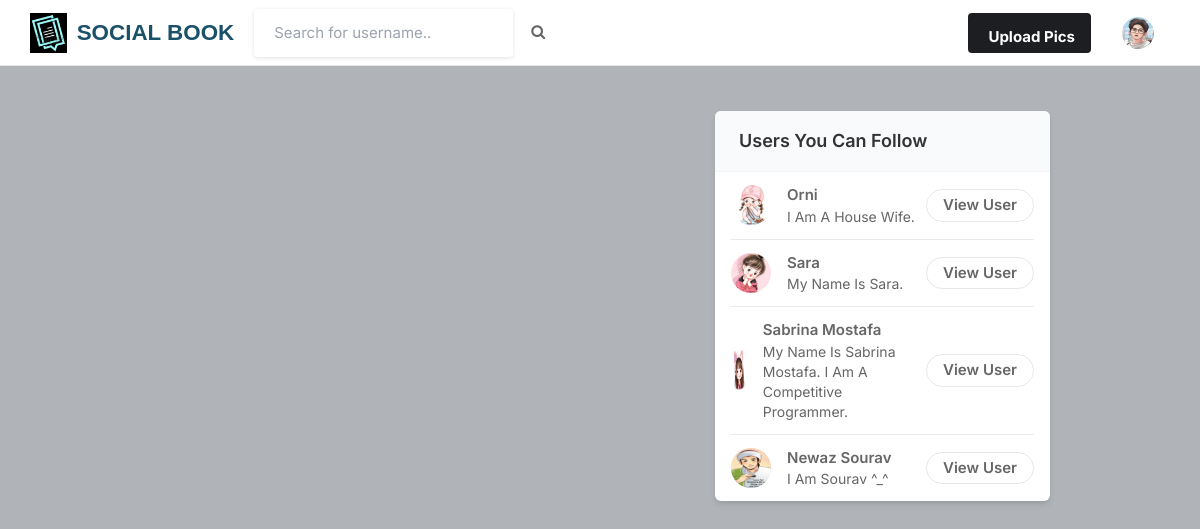
The page / (signed in) on the database its author committed.
### core/models.py (models this page shows, shortened)
class Profile(models.Model):
    user = models.ForeignKey(User, on_delete=models.CASCADE)
    id_user = models.IntegerField()
    bio = models.TextField(blank=True)
    profileimg = models.ImageField(upload_to='profile_images', default='blank-profile-picture.png')
    location = models.CharField(max_length=100, blank=True)

### core/views.py (the view)
# urls.py: path('', views.index, name='index'),
@login_required(login_url='signin')
def index(request):
    user_object = User.objects.get(username=request.user.username)
    user_profile = Profile.objects.get(user=user_object)
    user_following_list = []
    feed = []
    user_following = FollowersCount.objects.filter(follower=request.user.username)
    for users in user_following:
        user_following_list.append(users.user)
    for usernames in user_following_list:
        feed_lists = Post.objects.filter(user=usernames)
        feed.append(feed_lists)
    feed_list = list(chain(*feed))
    all_users = User.objects.all()
    user_following_all = []
    for user in user_following:
        user_list = User.objects.get(username=user.user)
        user_following_all.append(user_list)
    new_suggestions_list = [x for x in list(all_users) if (x not in list(user_following_all))]
    friends_list = [x for x in list(all_users) if (x in list(user_following_all))]
    current_user = User.objects.filter(username=request.user.username)
    final_suggestions_list = [x for x in list(new_suggestions_list) if ( x not in list(current_user))]
    final_friends_list = [x for x in list(friends_list) if ( x not in list(current_user))]
    random.shuffle(final_suggestions_list)
    random.shuffle(final_friends_list)
    username_profile = []
    username_profile_list = []
    for users in final_suggestions_list:
        username_profile.append(users.id)
    for ids in username_profile:
        profile_lists = Profile.objects.filter(id_user=ids)
        username_profile_list.append(profile_lists)
    suggestions_username_profile_list = list(chain(*username_profile_list))
    f_username_profile = []
    f_username_profile_list = []
    for frnds in final_friends_list:
        f_username_profile.append(frnds.id)
    for f_ids in f_username_profile:
        f_profile_lists = Profile.objects.filter(id_user=f_ids)
        f_username_profile_list.append(f_profile_lists)
    friends_username_profile_list = list(chain(*f_username_profile_list))
    return render(request, 'index.html', {'user_profile': user_profile, 'posts':feed_list, 'suggestions_username_profile_list': suggestions_username_profile_list[:4], 'friends' :friends_username_profile_list})

### templates/index.html (shortened to what this page needs)
{% load static %}
<!DOCTYPE html>
<html lang="en">
<head>
    <link rel="stylesheet" href="{% static 'assets/css/icons.css' %}">
    <link rel="stylesheet" href="{% static 'assets/css/uikit.css' %}">
    <link rel="stylesheet" href="{% static 'assets/css/style.css' %}">
    <link rel="stylesheet" href="{% static 'assets/css/tailwind.css' %}">
    <link rel="stylesheet" href="https://cdnjs.cloudflare.com/ajax/libs/font-awesome/4.7.0/css/font-awesome.min.css">
</head>
<body>
            <header>
                <div class="header_inner">
                        <a href="/">
                            <img src="/static/images/sbkLOGO.png" style="padding-right: 10px; height: 40px;">
                        </a>
                        <a href="/">
                            <b><h1 style="text-transform: uppercase; padding-right: 20px;font-size: 1.4rem; color: rgb(27, 80, 105); font-family: Impact, Haettenschweiler, 'Arial Narrow Bold', sans-serif;">Social Book</h1></b>
                        </a>
                    <form action="/search" method="POST">
                    <div class="left-side">
                            <input type="text" name="username" placeholder="Search for username..">&nbsp; &nbsp; &nbsp;
                            <button type="submit"><i class="fa fa-search fa-1x"></i></button>
                    </div>
                    </form>
                    <div class="right-side lg:pr-4">
                        <a href="#"
                            class="bg-pink-500 flex font-bold hidden hover:bg-pink-600 hover:text-white inline-block items-center lg:block max-h-10 mr-4 px-4 py-2 rounded shado text-white">
                              Upload Pics
                        </a>
                        <a href="#">
                            <img src="{{user_profile.profileimg.url}}" class="header-avatar" alt="">
                        </a>
                    </div>
                </div>
            </header>
            <div class="container m-auto">
                <div class="lg:flex justify-center lg:space-x-10 lg:space-y-0 space-y-5">
                    <div class="space-y-5 flex-shrink-0 lg:w-7/12">
                    </div>
                    <div class="lg:w-5/12">
                        <div class="bg-white  shadow-md rounded-md overflow-hidden">
                            <div class="bg-gray-50  border-b border-gray-100 flex items-baseline justify-between py-4 px-6 ">
                                <h2 class="font-semibold text-lg">Users You Can Follow</h2>
                            </div>
                            <div class="divide-gray-300 divide-gray-50 divide-opacity-50 divide-y px-4">
                                {% for suggestion in suggestions_username_profile_list %}
                                <div class="flex items-center justify-between py-3">
                                    <div class="flex flex-1 items-center space-x-4">
                                        <a href="/profile/{{suggestion.user}}">
                                            <img src="{{suggestion.profileimg.url}}" class="bg-gray-200 rounded-full w-10 h-10">
                                        </a>
                                        <div class="flex flex-col">
                                            <span class="block capitalize font-semibold"> {{suggestion.user}} </span>
                                            <span class="block capitalize text-sm"> {{suggestion.bio}} </span>
                                        </div>
                                    </div>
                                    <a href="/profile/{{suggestion.user}}" class="border border-gray-200 font-semibold px-4 py-1 rounded-full hover:bg-pink-600 hover:text-white hover:border-pink-600 "> View User </a>
                                </div>
                                {% endfor %}
                            </div>
                        </div>
                    </div>
                </div>
            </div>
</body>
</html>

### static/assets/css/style.css (style rules this page uses)
body { background-color: #B0B3B8!important; }
button { vertical-align: middle; }
input { height: 48px; line-height: 48px; padding: 0 20px; outline: none; font-size: 15px; color: #808080; max-width: 100%; width: 100%; -webkit-box-sizing: border-box; box-sizing: border-box; display: block; font-weight: 400; opacity: 1; border-radius: 4px; border: none; -webkit-box-shadow: 0 1px 4px 0px rgba(0, 0, 0, 0.12); box-shadow: 0 1px 4px 0px rgba(0, 0, 0, 0.12); }
input[type="text"], input[type="password"], input[type="email"], input[type="number"] { height: 48px; line-height: 48px; padding: 0 20px; outline: none; font-size: 15px; color: #808080; max-width: 100%; width: 100%; -webkit-box-sizing: border-box; box-sizing: border-box; display: block; font-weight: 400; opacity: 1; border-radius: 4px; border: none; -webkit-box-shadow: 0 1px 4px 0px rgba(0, 0, 0, 0.12); box-shadow: 0 1px 4px 0px rgba(0, 0, 0, 0.12); }
input { -webkit-transition: all 0.1s ease-in-out; transition: all 0.1s ease-in-out; }
::placeholder { color: #808080; opacity: 1; }
button { border: none; margin: 0; padding: 0; width: auto; overflow: visible; background: transparent; color: inherit; font: inherit; line-height: normal; cursor: pointer; }
a { color: #be185d; -webkit-transition: 0.3s; transition: 0.3s; outline: none !important; }
button { outline: none !important; }
img { max-width: 100%; }
body { color: #666; font-size: 15px; line-height: 27px; background-color: #f0f2f5; font-family: "Inter", sans-serif; text-transform: none; }
h1, h2, h3, h4, h5, h6 { font-family: "Inter", sans-serif; text-transform: none; }
input[type="text"], input[type="password"], input[type="email"] { font-family: "Inter", sans-serif; text-transform: none; }
button, body .pac-container { font-family: "Inter", sans-serif; text-transform: none; }
h1, h2, h3, h4, h5, h6 { color: #333; font-weight: 500; margin: 0; padding: 0; }
h1 { font-size: 32px; }
h2 { font-size: 26px; }
b, strong { font-weight: 700 !important; }
@media (min-width: 1024px) { .container { max-width: 900px !important; padding-top: 45px; } }
header { background-color: #fff; left: 0; right: 0; top: 0; z-index: 99; height: 66px; display: -webkit-box; display: -ms-flexbox; display: flex; -webkit-box-align: center; -ms-flex-align: center; align-items: center; border-bottom: 1px solid #e5e7eb; }
header .header_inner { display: -webkit-box; display: -ms-flexbox; display: flex; -webkit-box-align: center; -ms-flex-align: center; align-items: center; max-width: 1090px; margin: auto; width: 100%; max-width: 100% !important; padding: 0 30px; }
header .header_inner .left-side { display: -webkit-box; display: -ms-flexbox; display: flex; -webkit-box-align: center; -ms-flex-align: center; align-items: center; }
header .header_inner .right-side { display: -webkit-box; display: -ms-flexbox; display: flex; -webkit-box-align: center; -ms-flex-align: center; align-items: center; -webkit-box-pack: end; -ms-flex-pack: end; justify-content: flex-end; margin-left: auto; }
header .header_inner .right-side .header-avatar { width: 32px; height: 32px; border-radius: 100%; margin-left: 15px; }

### rows shown on the page
Profile: profileimg (picture)
Profile: profileimg (picture), user "Orni", bio "I Am A House Wife."
Profile: profileimg (picture), user "Sara", bio "My Name Is Sara."
Profile: profileimg (picture), user "Sabrina Mostafa", bio "My Name Is Sabrina Mostafa. I Am A Competitive Programmer."
Profile: profileimg (picture), user "Newaz Sourav", bio "I Am Sourav ^_^"
